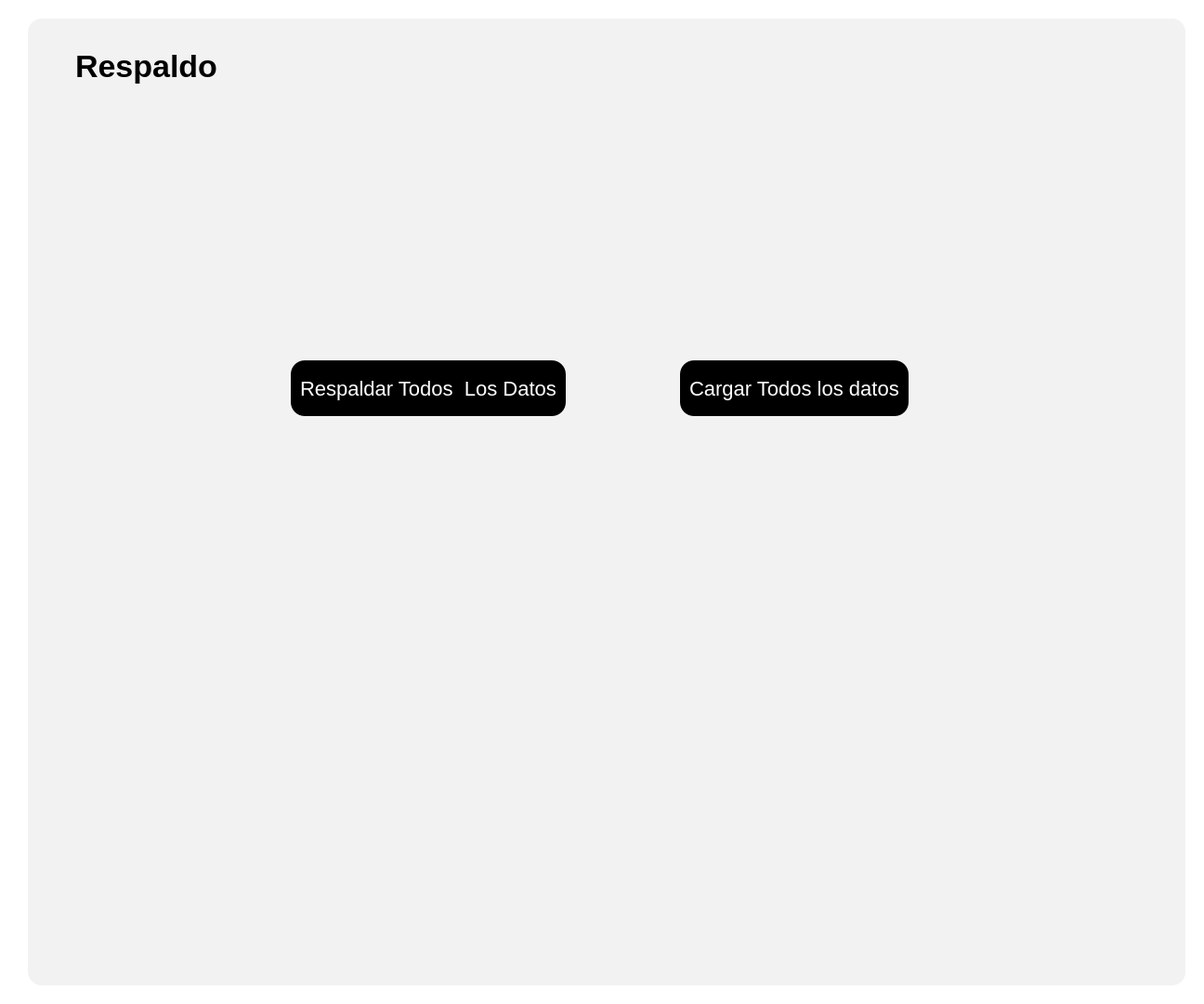
<?xml version="1.0" encoding="UTF-8"?>
<ui version="4.0">
 <class>Form</class>
 <widget class="QWidget" name="Form">
  <property name="geometry">
   <rect>
    <x>0</x>
    <y>0</y>
    <width>1296</width>
    <height>1081</height>
   </rect>
  </property>
  <property name="windowTitle">
   <string>Form</string>
  </property>
  <property name="styleSheet">
   <string notr="true">background-color: rgb(255, 255, 255);
</string>
  </property>
  <layout class="QHBoxLayout" name="horizontalLayout">
   <item>
    <widget class="QWidget" name="Contenedor" native="true">
     <property name="styleSheet">
      <string notr="true">
QPushButton {
    background-color: black; /* Fondo blanco */
    border: none; /* Sin borde ni decoración inicial */
    color:  white; /* Color del texto */
    border-radius: 15px; /* Bordes circulares */
    padding: 5px 10px; /* Espaciado interno para mejor apariencia */
	height: 40px; /* Altura del botón */
    text-align: center; /* Alinea el texto del botón a la izquierda */
    font-size: 18px; /* Tamaño de fuente */
	margin-top:20px;
}

QPushButton:hover {
    background-color: rgb(106, 106, 106); /* Gris claro al pasar el mouse */
    cursor: pointer; /* Cursor de mano al pasar sobre el botón */
}

QToolButton {
    background-color: white; /* Fondo blanco */
    border: none; /* Sin borde ni decoración inicial */
    color:  rgb(50, 50, 50); /* Color del texto */
    border-radius: 15px; /* Bordes circulares */
    padding: 5px 10px; /* Espaciado interno para mejor apariencia */
	height: 40px; /* Altura del botón */
    text-align: left; /* Alinea el texto del botón a la izquierda */
    font-size: 18px; /* Tamaño de fuente */
    cursor: pointer;
}

QToolButton:hover {
    background-color: #f2f2f2; /* Gris claro al pasar el mouse */
    cursor: pointer;
}
QLineEdit {
    background-color: rgb(255, 255, 255); /* Fondo blanco */
    border: none; /* Sin bordes visibles */
    padding: 4px; /* Espaciado interno entre el texto y los bordes */
    margin-right: 5px; /* Espaciado externo solo a la derecha */
    border-radius: 10px; /* Bordes redondeados */
    color: black; /* Texto negro */
    text-align: left; /* Texto alineado a la izquierda */
    font-size: 18px; /* Tamaño del texto */
}

/* Cuando el QLineEdit está enfocado (se está escribiendo) */
QLineEdit:focus {
    background-color: rgb(230, 230, 250); /* Color de fondo cuando el campo está activo */
    border: 1px solid rgb(0, 0, 0); /* Borde negro al estar activo */
}

QLabel {
    font-size: 20px; /* Tamaño de fuente */
    color:  black; /* Color del texto */
    margin-right: 10px; /* Espaciado a la derecha */
    padding: 5px; /* Espaciado interno */
    text-align: left; /* Alineación del texto a la izquierda */
}
QTableWidget {
    border: none;
    background-color: #ffffff; /* Fondo blanco para la tabla */
    box-shadow: 0 4px 8px rgba(0, 0, 0, 0.1); /* Sombra suave alrededor de la tabla */
}

QTableWidget::item {
    background-color: #f2f2f2; 
    border: none; 
    transition: background-color 0.3s ease; /* Suavizado de transición de color de fondo */
    pointer-events: none; /* Desactiva la interacción con las celdas (como editar) */
}

QTableWidget::item:selected {
    background-color: #aad4ff; /* Color azul claro para celdas seleccionadas */
    color: black; /* Texto negro para celdas seleccionadas */
}

QTableWidget::item:hover {
    background-color: #e6e6e6; /* Color de fondo al pasar el cursor sobre las celdas */
}

QHeaderView::section {
    border: none; 
    background-color: #f2f2f2; 
    font-weight: normal; /* No negritas */
    text-align: center; /* Centrado del texto en los encabezados */
    box-shadow: 0 2px 4px rgba(0, 0, 0, 0.1); /* Sombra suave para los encabezados */
}

QHeaderView::section:focus {
    background-color: #f2f2f2; /* Sin color de fondo cuando está en foco */
    border: none; /* Sin borde cuando está en foco */
}

QTableWidget::item:focus {
    border: none; /* Sin borde cuando las celdas tienen el foco */
    background-color: #f2f2f2; /* Mantener el fondo sin color azul */
}

QTableCornerButton::section {
    background-color: #f2f2f2; 
    border: none; 
}

QTableWidget::verticalHeader {
    background-color: #f2f2f2;
    border: none;
    font-weight: normal; /* No negritas */
}

QTableWidget::item:hover {
    background-color: #e6e6e6; /* Color de fondo al pasar el cursor sobre las celdas */
}

/* Personalización de la barra de desplazamiento */
QScrollBar:vertical {
    border: none;
    background: #f7f7f7; /* Fondo de la barra */
    width: 8px; /* Barra más delgada */
    border-radius: 4px; /* Bordes más redondeados */
}

QScrollBar::handle:vertical {
    background: #bbb; /* Fondo del control deslizante */
    min-height: 20px; /* Control deslizante más delgado */
    border-radius: 4px; /* Bordes redondeados */
    transition: background-color 0.3s ease; /* Transición suave para el cambio de color */
}

QScrollBar::handle:vertical:hover {
    background: #888; /* Color más oscuro cuando el control deslizante está siendo desplazado */
}

QScrollBar::add-line:vertical, QScrollBar::sub-line:vertical {
    border: none;
    background: #f2f2f2; /* Fondo para los botones de la barra */
    height: 0px; /* Sin altura para los botones */
}

QScrollBar:horizontal {
    border: none;
    background: #f7f7f7; /* Fondo de la barra */
    height: 8px; /* Barra más delgada */
    border-radius: 4px; /* Bordes más redondeados */
}

QScrollBar::handle:horizontal {
    background: #bbb; /* Fondo del control deslizante */
    min-width: 20px; /* Control deslizante más delgado */
    border-radius: 4px; /* Bordes redondeados */
    transition: background-color 0.3s ease; /* Transición suave para el cambio de color */
}

QScrollBar::handle:horizontal:hover {
    background: #888; /* Color más oscuro cuando el control deslizante está siendo desplazado */
}

QScrollBar::add-line:horizontal, QScrollBar::sub-line:horizontal {
    border: none;
    background: #f2f2f2; /* Fondo para los botones de la barra */
    width: 0px; /* Sin ancho para los botones */
}


</string>
     </property>
     <layout class="QHBoxLayout" name="horizontalLayout_2">
      <item>
       <widget class="QStackedWidget" name="Contenido">
        <property name="styleSheet">
         <string notr="true">margin-left:10px;
border-radius:15px;

background-color: #f2f2f2; 


</string>
        </property>
        <widget class="QWidget" name="ContenidoPage1">
         <layout class="QVBoxLayout" name="verticalLayout_2">
          <item>
           <widget class="QWidget" name="widget_2" native="true">
            <property name="styleSheet">
             <string notr="true"/>
            </property>
            <layout class="QVBoxLayout" name="verticalLayout_4">
             <item>
              <widget class="QWidget" name="widget_3" native="true">
               <property name="styleSheet">
                <string notr="true"/>
               </property>
               <layout class="QVBoxLayout" name="verticalLayout_5">
                <item alignment="Qt::AlignTop">
                 <widget class="QLabel" name="LabelRespaldo">
                  <property name="styleSheet">
                   <string notr="true">#LabelRespaldo {
    font-weight: bold; /* Negrita */
    font-size: 34px; /* Tamaño de fuente */
}
</string>
                  </property>
                  <property name="text">
                   <string>Respaldo</string>
                  </property>
                 </widget>
                </item>
               </layout>
              </widget>
             </item>
             <item alignment="Qt::AlignHCenter|Qt::AlignVCenter">
              <widget class="QWidget" name="widget_4" native="true">
               <property name="sizePolicy">
                <sizepolicy hsizetype="Fixed" vsizetype="Fixed">
                 <horstretch>0</horstretch>
                 <verstretch>0</verstretch>
                </sizepolicy>
               </property>
               <property name="minimumSize">
                <size>
                 <width>800</width>
                 <height>0</height>
                </size>
               </property>
               <property name="styleSheet">
                <string notr="true"/>
               </property>
               <layout class="QHBoxLayout" name="horizontalLayout_3">
                <item alignment="Qt::AlignHCenter">
                 <widget class="QPushButton" name="BtnRespaldoExportar">
                  <property name="sizePolicy">
                   <sizepolicy hsizetype="Fixed" vsizetype="Fixed">
                    <horstretch>0</horstretch>
                    <verstretch>0</verstretch>
                   </sizepolicy>
                  </property>
                  <property name="minimumSize">
                   <size>
                    <width>0</width>
                    <height>80</height>
                   </size>
                  </property>
                  <property name="cursor">
                   <cursorShape>PointingHandCursor</cursorShape>
                  </property>
                  <property name="styleSheet">
                   <string notr="true">QPushButton {
    background-color: black; /* Fondo blanco */
    border: none; /* Sin borde ni decoración inicial */
    color:  white;
    border-radius: 15px; /* Bordes circulares */
    padding: 5px 10px; /* Espaciado interno para mejor apariencia */
	height: 40px; /* Altura del botón */
    text-align: left; /* Alinea el texto del botón a la izquierda */
    font-size: 22px; /* Tamaño de fuente */
    cursor: pointer;
}

QPushButton:hover {

    background-color: rgb(106, 106, 106); /* Gris claro al pasar el mouse */
    cursor: pointer;
}</string>
                  </property>
                  <property name="text">
                   <string>Respaldar Todos  Los Datos</string>
                  </property>
                 </widget>
                </item>
                <item alignment="Qt::AlignHCenter">
                 <widget class="QPushButton" name="BtnRespaldoImportar">
                  <property name="sizePolicy">
                   <sizepolicy hsizetype="Fixed" vsizetype="Fixed">
                    <horstretch>0</horstretch>
                    <verstretch>0</verstretch>
                   </sizepolicy>
                  </property>
                  <property name="minimumSize">
                   <size>
                    <width>0</width>
                    <height>80</height>
                   </size>
                  </property>
                  <property name="cursor">
                   <cursorShape>PointingHandCursor</cursorShape>
                  </property>
                  <property name="styleSheet">
                   <string notr="true">QPushButton {
    background-color: black; /* Fondo blanco */
    border: none; /* Sin borde ni decoración inicial */
    color:  white;
    border-radius: 15px; /* Bordes circulares */
    padding: 5px 10px; /* Espaciado interno para mejor apariencia */
	height: 40px; /* Altura del botón */
    text-align: left; /* Alinea el texto del botón a la izquierda */
    font-size: 22px; /* Tamaño de fuente */
    cursor: pointer;
}

QPushButton:hover {

    background-color: rgb(106, 106, 106); /* Gris claro al pasar el mouse */
    cursor: pointer;
}</string>
                  </property>
                  <property name="text">
                   <string>Cargar Todos los datos</string>
                  </property>
                 </widget>
                </item>
               </layout>
              </widget>
             </item>
            </layout>
           </widget>
          </item>
          <item>
           <widget class="QWidget" name="widget" native="true">
            <property name="styleSheet">
             <string notr="true"/>
            </property>
            <layout class="QVBoxLayout" name="verticalLayout_3">
             <item>
              <widget class="QLabel" name="label">
               <property name="styleSheet">
                <string notr="true"/>
               </property>
               <property name="text">
                <string/>
               </property>
               <property name="pixmap">
                <pixmap>../../assets/Respaldo.png</pixmap>
               </property>
               <property name="scaledContents">
                <bool>false</bool>
               </property>
              </widget>
             </item>
            </layout>
           </widget>
          </item>
         </layout>
        </widget>
       </widget>
      </item>
     </layout>
    </widget>
   </item>
  </layout>
 </widget>
 <resources/>
 <connections/>
</ui>
